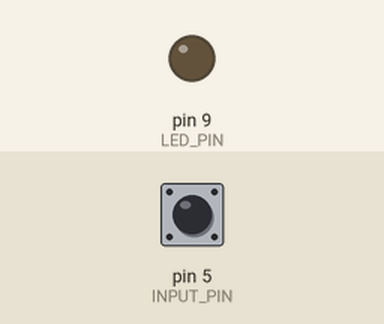
Recording of a sketch running on a simulated Arduino Uno, built with avr-gcc and run on an emulated ATmega328P. Parts: output pins drawn as LEDs (lit = HIGH). Dashed ring = blinking. The test bench sets the inputs (shaded band); at power-on: pin 5 (INPUT_PIN) HIGH.

Above: at 1.2 s.
1.3 s: pin 5 (INPUT_PIN) pulled LOW for 3.2 s
At 3.1 s:
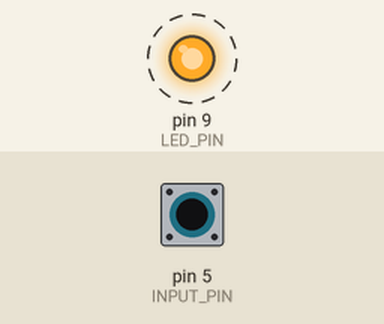
6.8 s: pin 5 (INPUT_PIN) pulled LOW for 0.15 s
At 8.5 s:
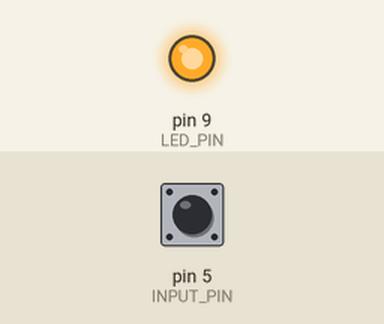
9.3 s: pin 5 (INPUT_PIN) pulled LOW for 1 s
At 11.6 s:
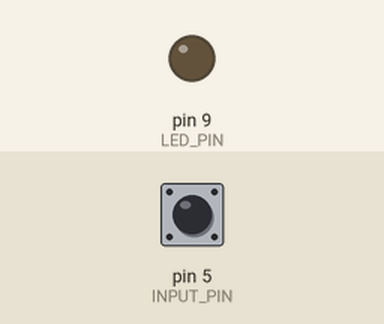
Timing chart, 0 to 13.1 s (numbered marks = the images above; inputs shaded):
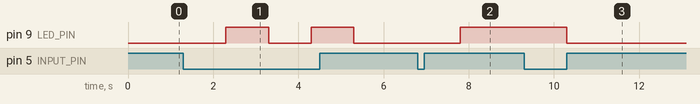

The sketch:

Digital_Inputs_Adapted.ino
```cpp
#define LED_PIN 9
#define INPUT_PIN 5

bool isLedOn = false;

/*
Set output and input pins
*/
void setup()
{
  pinMode(LED_PIN, OUTPUT);
  pinMode(INPUT_PIN, INPUT_PULLUP); // default input is high (Switch is not pressed)
  digitalWrite(LED_PIN, LOW); // initially off
}

/*
Continuously alternate the state of the LED when switch pressed.
*/
void loop()
{
  // if the switch is pressed
  if(digitalRead(INPUT_PIN) == LOW) {
    delay(1000);  // give user time to take hand of the switch (otherwise, the program may go through 2+ states within one press, because it's that fast and we're that slow
    changeLED();
  }
}

/*
Change the state of the LED to opposite of isLedOn state.
*/
void changeLED() {
  if(isLedOn) {
    digitalWrite(LED_PIN, LOW); // it is on, turn off
  }
  else {
    digitalWrite(LED_PIN, HIGH); // it is off, turn on
  }

  isLedOn = !isLedOn; // update isOn state to opposite of current
}
```

Measured:
- after the input at 1.3 s, pin 9 (LED_PIN): alternates HIGH for 1.0 s and LOW for 1.0 s, starting after 1.0 s
- after the input at 6.8 s, pin 9 (LED_PIN): LOW → HIGH after 1.0 s
- after the input at 9.3 s, pin 9 (LED_PIN): HIGH → LOW after 1.0 s
